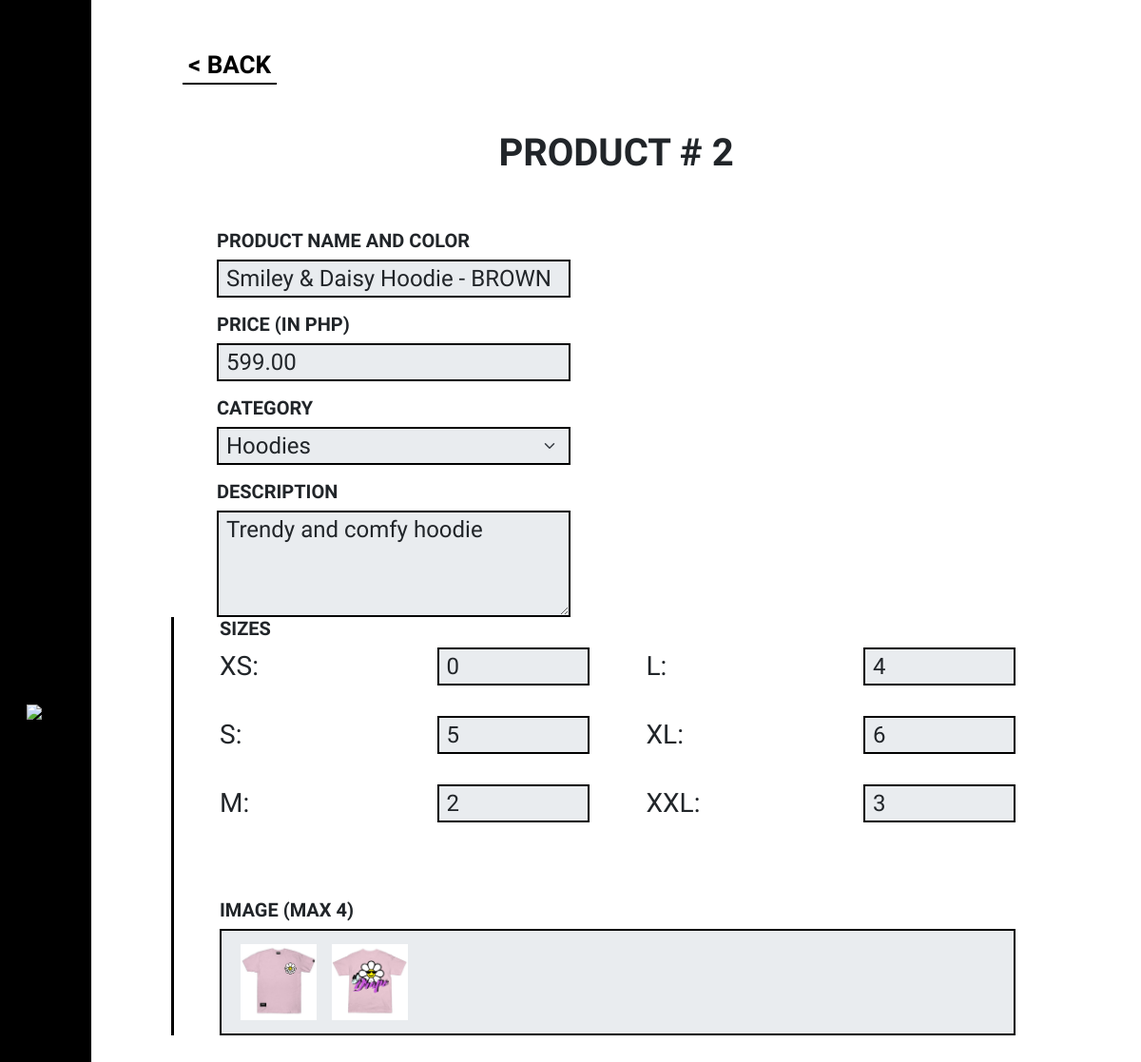
The page /src/admin/admin-product-view.php?id=2 (signed in) on the database as committed earlier.
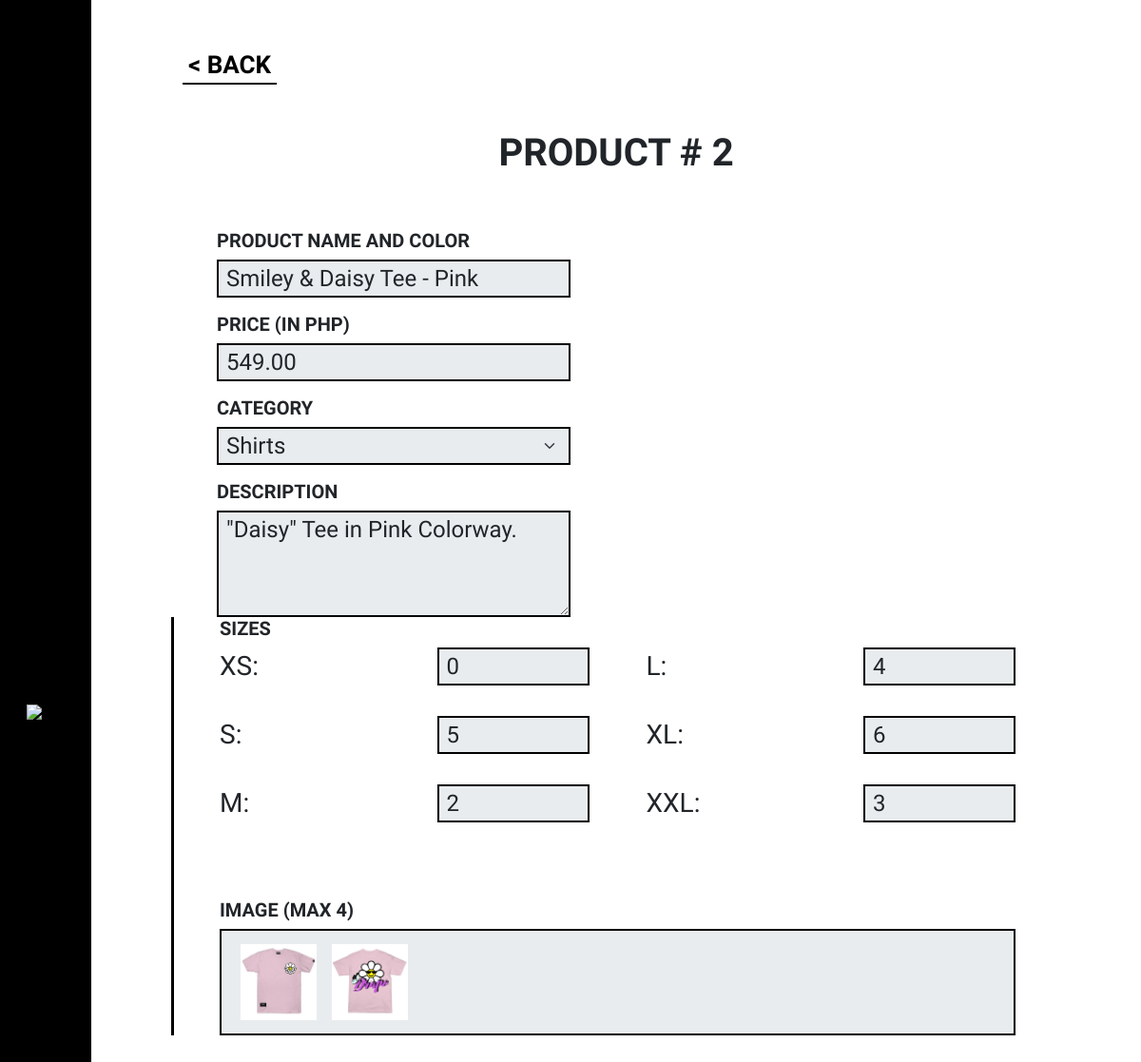
The same page on the database as committed later.
### tables this page shows
CREATE TABLE `product` (
  `prod_id` int(11) NOT NULL,
  `prod_name` varchar(255) NOT NULL,
  `prod_price` decimal(5,2) NOT NULL,
  `prod_description` varchar(500) NOT NULL,
  `cat_name` varchar(50) NOT NULL
);

### src/admin/includes/admin-product-view.inc.php (called while the page is built, shortened)
<?php
include("../classes/Database.class.php");
include("../classes/Product.class.php");
include("../classes/ProductCon.class.php");
if($_SERVER['REQUEST_METHOD'] === 'GET'){
  $prod_id = $_GET["id"];
  $product = new ProductController();
  $result = $product->getRecord($prod_id);
  $row = $result->fetch(PDO::FETCH_ASSOC);
  $prod_name = $row["prod_name"];
  $prod_price = $row["prod_price"];
  $prod_description = $row["prod_description"];
  $cat_name = $row["cat_name"];
}

### src/classes/Database.class.php (called while the page is built)
<?php
class Database{
  protected function connect(){
    try {
      $username = "root";
      $password = "";
      $dbh = new PDO('mysql:host=localhost;dbname=drape',$username,$password);
      return $dbh;
    }
    catch (PDOException $e) {
      print "Error!: " . $e->getMessage() . "<br/>";
      die();
    }
  }
}

### src/classes/Product.class.php (called while the page is built, shortened)
<?php
class Product extends Database{
  protected function readProductRecord($prod_id){
    $query = 'SELECT * FROM product WHERE prod_id = ?;';
    $stmt = $this->connect()->prepare($query);
    if(!$stmt->execute(array($prod_id))){
      $stmt = null;
      header("location: ../index.php?error=stmtfailed");
      exit();
    }
    return $stmt;
  }
}

### src/classes/ProductCon.class.php (called while the page is built, shortened)
<?php
class ProductController extends Product{
  public function getRecord($prod_id){
    $result = $this->readProductRecord($prod_id);
    return $result;
  }
}

### src/admin/admin-product-view.php (the view, shortened to what the changed rows need)
<?php include("includes/admin-product-view.inc.php")?>
<!DOCTYPE html>
<html lang="en">
<?php include("../head-tags.php")?>
<head>
</head>
<body>
    <main>
      <section class="product-form-wrapper mt-5">
        <div class="row text-center mb-5">
          <h1><strong>PRODUCT # <?php echo $prod_id?></strong></h1>
        </div>
        <form class="row" action="#" method="post" enctype="multipart/form-data" name="add-product-form" id="add-product-form">
          <div class="col-6 product-form-left d-flex flex-column justify-content-between px-5">
            <div class="form-group">
              <div class="form-group-label d-flex justify-content-between">
                <h5>PRODUCT NAME AND COLOR</h5>
              </div>
              <input type="text" name="prod_name" id="prod_name" class="form-control" value="<?php echo $prod_name?>" disabled>
            </div>
            <div class="form-group mt-3">
              <div class="form-group-label d-flex justify-content-between">
                <h5>PRICE (IN PHP)</h5>
              </div>
              <input type="number" name="prod_price" id="prod_price" class="form-control" value="<?php echo $prod_price?>" min="0" step="0.01" disabled>
            </div>
            <div class="form-group mt-3">
              <div class="form-group-label d-flex justify-content-between">
                <h5>CATEGORY</h5>
              </div>
              <select name="cat_name" id="cat_name" class="form-select" disabled>
                <option value="Shirts"<?=$cat_name == 'Shirts' ? ' selected="selected"' : '';?>>Shirts</option>
                <option value="Hoodies"<?=$cat_name == 'Hoodies' ? ' selected="selected"' : '';?>>Hoodies</option>
              </select>
            </div>
            <div class="form-group mt-3">
              <div class="form-group-label d-flex justify-content-between">
                <h5>DESCRIPTION</h5>
              </div>
              <textarea name="prod_description" id="prod_description" class="form-control" rows="3" maxlength="500" disabled><?php echo $prod_description?></textarea>
            </div>
          </div>
        </form>
      </section>
    </main>
</body>
</html>

Rows that differ between the two databases and show on the page:
changed product: prod_name "Smiley & Daisy Hoodie - BROWN" → "Smiley & Daisy Tee - Pink"; prod_price "599.00" → "549.00"; cat_name "Hoodies" → "Shirts"; prod_description "Trendy and comfy hoodie" → "\"Daisy\" Tee in Pink Colorway."
